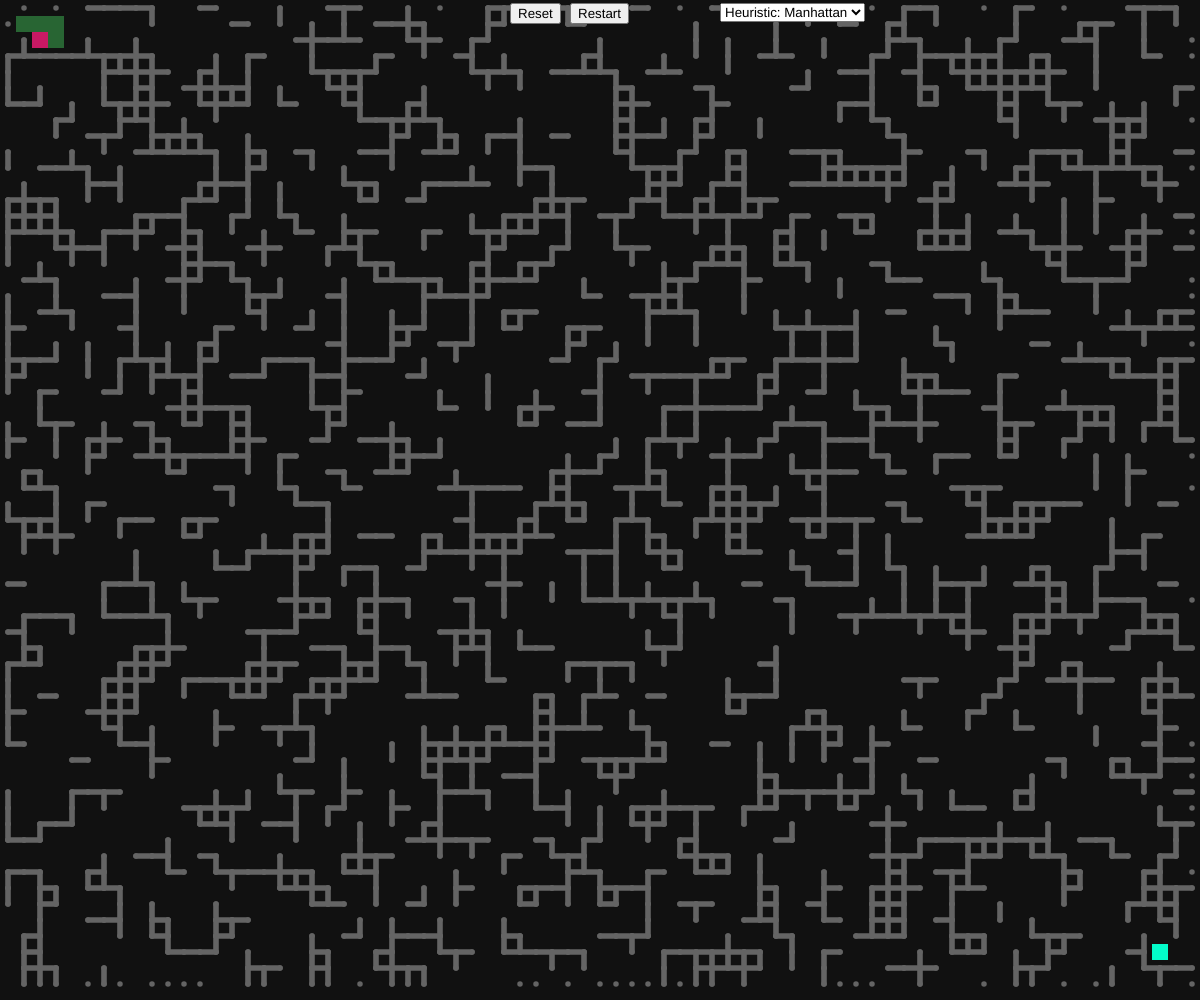
Frame 1 (no input)
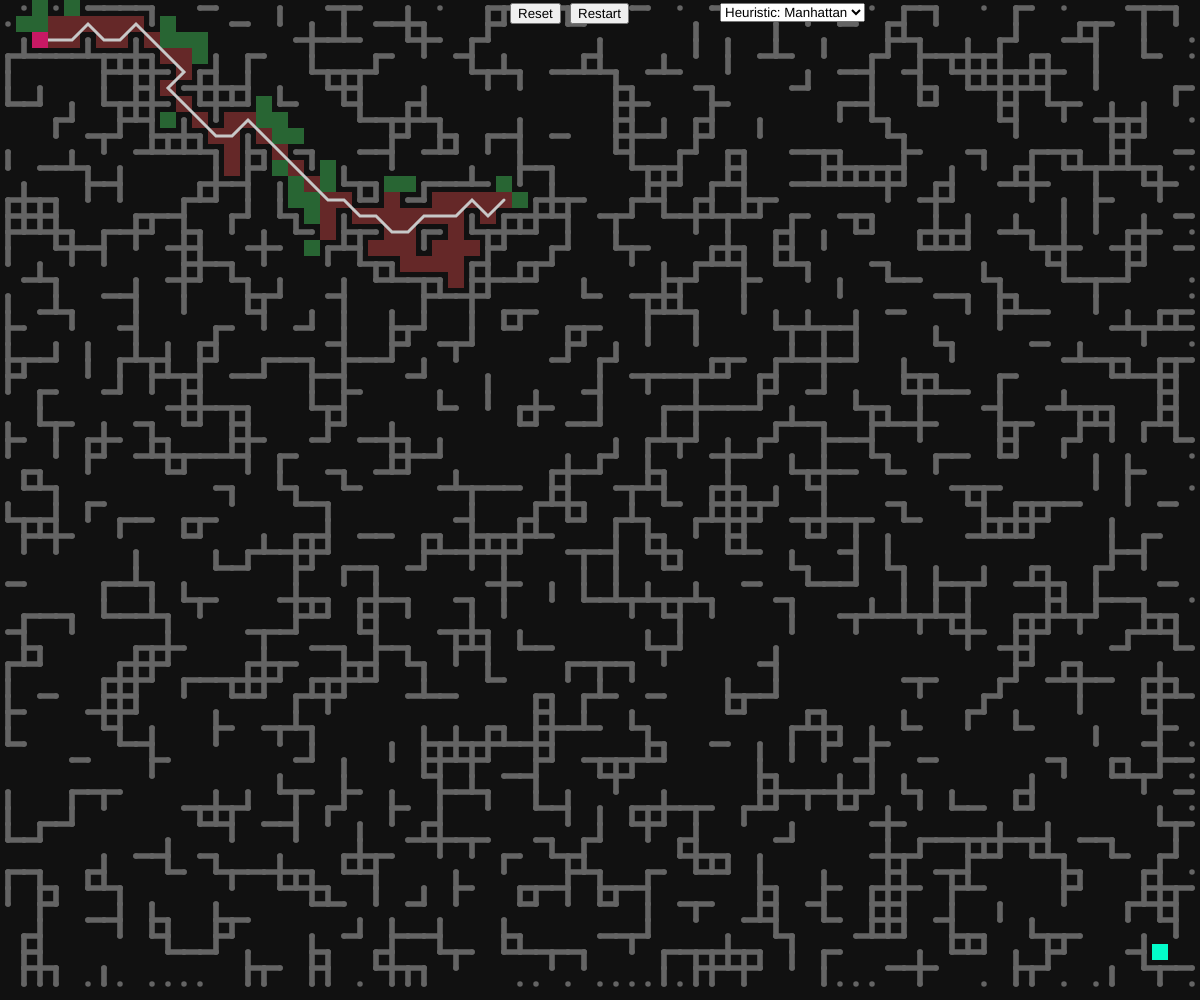
Frame 60 (no input)
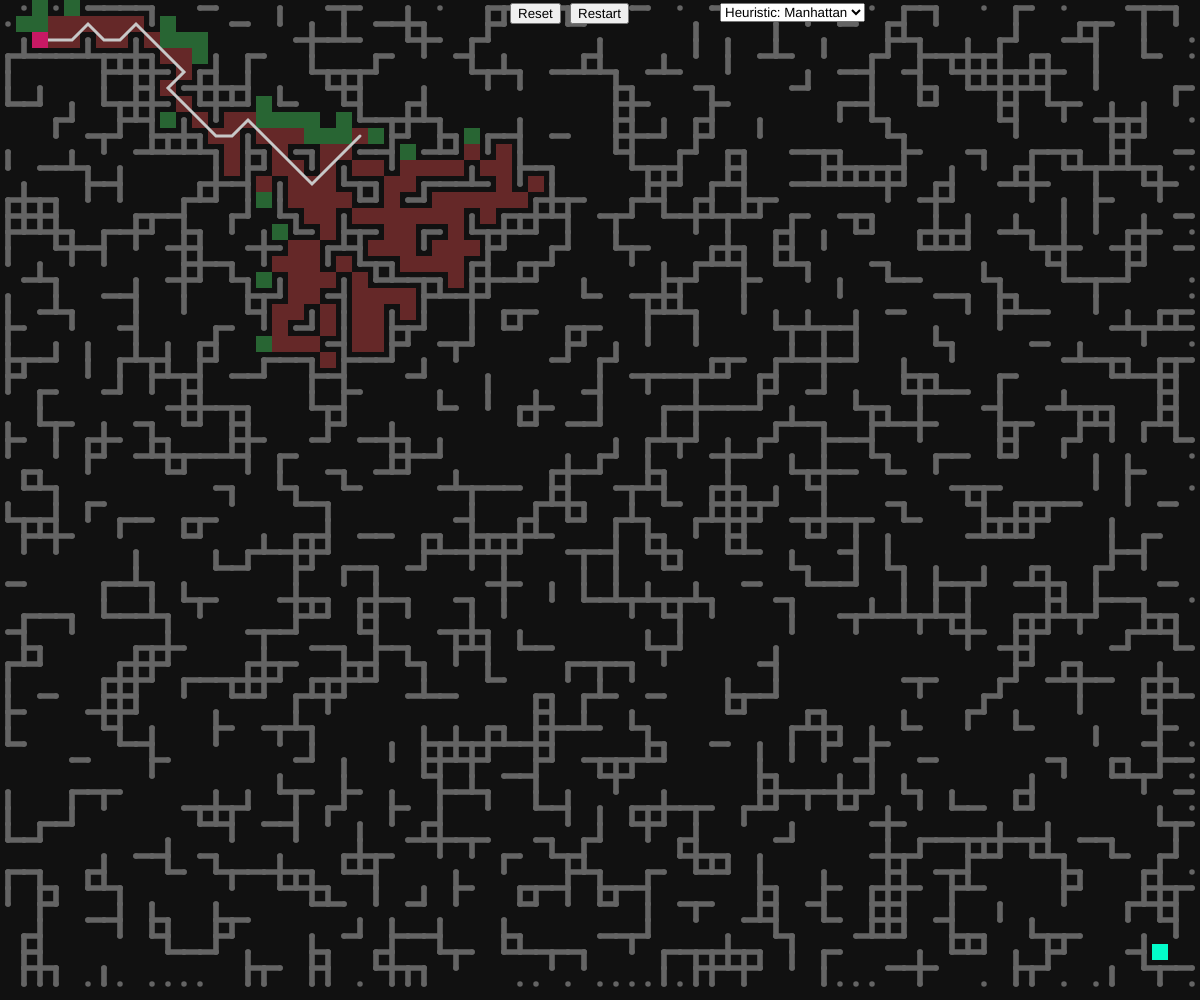
Frame 120 (the mouse pressed at the canvas centre since frame 60)

The p5.js sketch that drew these frames (run headless with seeded random() and noise() and a simulated clock; from frame 60 on, the mouse is pressed at the canvas centre):

// p5.js sketch
// ── sketch.js
let grid;
let res = 12;
let rows, cols;
let frontier = [];
let visited = [];
let start, end;
let path = [];
let current;
let sel;
let button;
let button0;

function setup() {
  createCanvas(windowWidth, windowHeight);
  if (width > 700) res = 16;
  rows = floor(height / res);
  cols = floor(width / res);
  makeGrid();
  frontier.push(start);
  start.inFrontier = true;
  
  button0 = createButton('Reset');
  button0.position(width/2 - 90, 3);
  button0.mousePressed(reset);
  
  button = createButton('Restart');
  button.position(width/2 - 30, 3);
  button.mousePressed(restart);
  
  sel = createSelect();
  sel.position(width*0.6, 3);
  sel.option('Heuristic: Manhattan');
  sel.option('Heuristic: Eucledian');
  sel.option('No Heuristic');
  sel.changed(restart);
}


function draw() {
  let txt = '';
  
  frameRate(60);
  console.log(frameRate());
  background(17);
  if (frontier.length > 0) {
    let minF = 0;
    for (let i = 0; i < frontier.length; i++) {
      if (frontier[i].f < frontier[minF].f) minF = i;
    }
    current = frontier[minF];
    current.isVisited = true;
    if (current === end) {
      console.log("Done!");
      noLoop();
    }
    visited.push(current);
    frontier.splice(minF, 1);

    let neighbors = current.neighbors;

    for (let n of neighbors) {
      if (!n.isVisited && !n.isWall) {
        let tempG = current.g + 1;
        let newPath = false;
        if (n.inFrontier) {
          if (tempG < n.g) {
            n.g = tempG;
            newPath = true;
          }
        } else {
          n.g = tempG;
          frontier.push(n);
          n.inFrontier = true;
          newPath = true;
        }
        if (newPath) {
          n.h = heuristic(n, end);
          n.f = n.g + n.h;
          n.parent = current;
        }
      }
    }
    current.inFrontier = false;
  } else {
    noLoop();
    txt = 'No Solution Found \n Reset to try a new Maze';
    console.log("No Solution!");
  }
  renderGrid(current);   
  
  textAlign(CENTER);
  textSize(21);
  strokeWeight(0);
  fill(255);
  textFont('Helvetica');
  text(txt, 0, 150, width);
}



function makeGrid() {
  grid = new Array(rows);
  for (let i = 0; i < rows + 1; i++) {
    grid[i] = new Array(cols + 1);
  }

  for (let i = 0; i <= rows; i++) {
    for (let k = 0; k <= cols; k++) {
      grid[i][k] = new Node(k, i);
    }
  }

  for (let i = 0; i < rows; i++) {
    for (let k = 0; k < cols; k++) {
      if (grid[i][k].isWall && i > 0 && i < rows - 1 && k > 0 && k < cols - 1) {
        if (
          !grid[i + 1][k].isWall &&
          !grid[i - 1][k].isWall &&
          !grid[i][k + 1].isWall &&
          !grid[i][k - 1].isWall
        ) {
          grid[i][k].isWall = false;
        }
      }
    }
  }

  //   for (let i = 1; i < rows; i++) {
  //       grid[i][cols - 9].isWall = true;
  //   }

  start = grid[2][2];
  start.isWall = false;
  end = grid[rows - 3][cols - 3];
  end.isWall = false;
  for (let i = 0; i < rows; i++) {
    for (let k = 0; k < cols; k++) {
      grid[i][k].addNeighbors(grid);
    }
  }
}

function renderGrid(current) {
  for (let i = 0; i < rows; i++) {
    for (let k = 0; k < cols; k++) {
      if (grid[i][k].isWall && i < rows - 1 && k < cols - 1) {
        strokeWeight(res * 0.35);
        stroke(100);
        if (grid[i + 1][k].isWall) {
          line(
            grid[i][k].x * res + res / 2,
            grid[i][k].y * res + res / 2,
            grid[i + 1][k].x * res + res / 2,
            grid[i + 1][k].y * res + res / 2
          );
        }
        if (grid[i][k + 1].isWall) {
          line(
            grid[i][k].x * res + res / 2,
            grid[i][k].y * res + res / 2,
            grid[i][k + 1].x * res + res / 2,
            grid[i][k + 1].y * res + res / 2
          );
        }
      }

      grid[i][k].show(color(17));
      if (grid[i][k].isVisited) grid[i][k].show(color(255, 82, 82, 90));
      if (grid[i][k].inFrontier) grid[i][k].show(color(82, 255, 114, 90));
    }
  }

  path = [];
  let lmao = current;
  path.push(current);
  while (current.parent != null) {
    path.push(current.parent);
    current = current.parent;
  }
  beginShape();
  noFill();
  stroke(200);
  strokeWeight(3);
  if (lmao === end) {
    stroke(240);
  }
  for (let el of path) {
    vertex(el.x * res + res / 2, el.y * res + res / 2);
    //el.show(color(230))
  }
  endShape();
  end.show(color(3, 252, 202));
  start.show(color(200, 25, 100));
}

function heuristic(a, b) {
  let d;
  if (sel.value() === 'Heuristic: Manhattan') d = abs(a.x - b.x) + abs(a.y - b.y);
  else if (sel.value() === 'Heuristic: Eucledian') d = dist(a.x, a.y, b.x, b.y); 
  else return 0;
  return d;
}

function restart() {
  loop();
  frontier = [];
  visited = [];
  path = [];
  
  for (let i = 0; i <= rows; i++) {
    for (let k = 0; k <= cols; k++) {
      grid[i][k].isVisited = false;
      grid[i][k].inFrontier = false;
    }
  }
  frontier.push(start);
  start.inFrontier = true;
}

function reset() {
  loop();
  restart();
  makeGrid();
  restart();
}

// ── node.js
class Node {
  constructor(x, y) {
    this.f = 0;
    this.h = 0;
    this.g = 0;
    this.x = x;
    this.y = y;
    this.isVisited = false;
    this.inFrontier = false;
    this.neighbors = [];
    this.parent = null;
    this.isWall = false;
    if (random(1) < 0.5) {
      this.isWall = true;
    }
  }

  show(col) {
    noStroke();
    fill(col);
    if (this.isWall) {
      fill(100);
      ellipse(this.x * res + res / 2, this.y * res + res / 2, res / 2.9);
    } else rect(this.x * res, this.y * res, res, res);
  }

  addNeighbors(grid) {
    let i = this.y;
    let j = this.x;

    if (j < cols - 1) {
      this.neighbors.push(grid[i][j + 1]);
    }
    if (j > 0) {
      this.neighbors.push(grid[i][j - 1]);
    }
    if (i < rows - 1) {
      this.neighbors.push(grid[i + 1][j]);
    }
    if (i > 0) {
      this.neighbors.push(grid[i - 1][j]);
    }
    if (i > 0 && j > 0) {
      this.neighbors.push(grid[i - 1][j - 1]);
    }
    if (i < rows - 1 && j > 0) {
      this.neighbors.push(grid[i + 1][j - 1]);
    }
    if (i > 0 && j < cols - 1) {
      this.neighbors.push(grid[i - 1][j + 1]);
    }
    if (i < rows - 1 && j < cols - 1) {
      this.neighbors.push(grid[i + 1][j + 1]);
    }
  }
}
